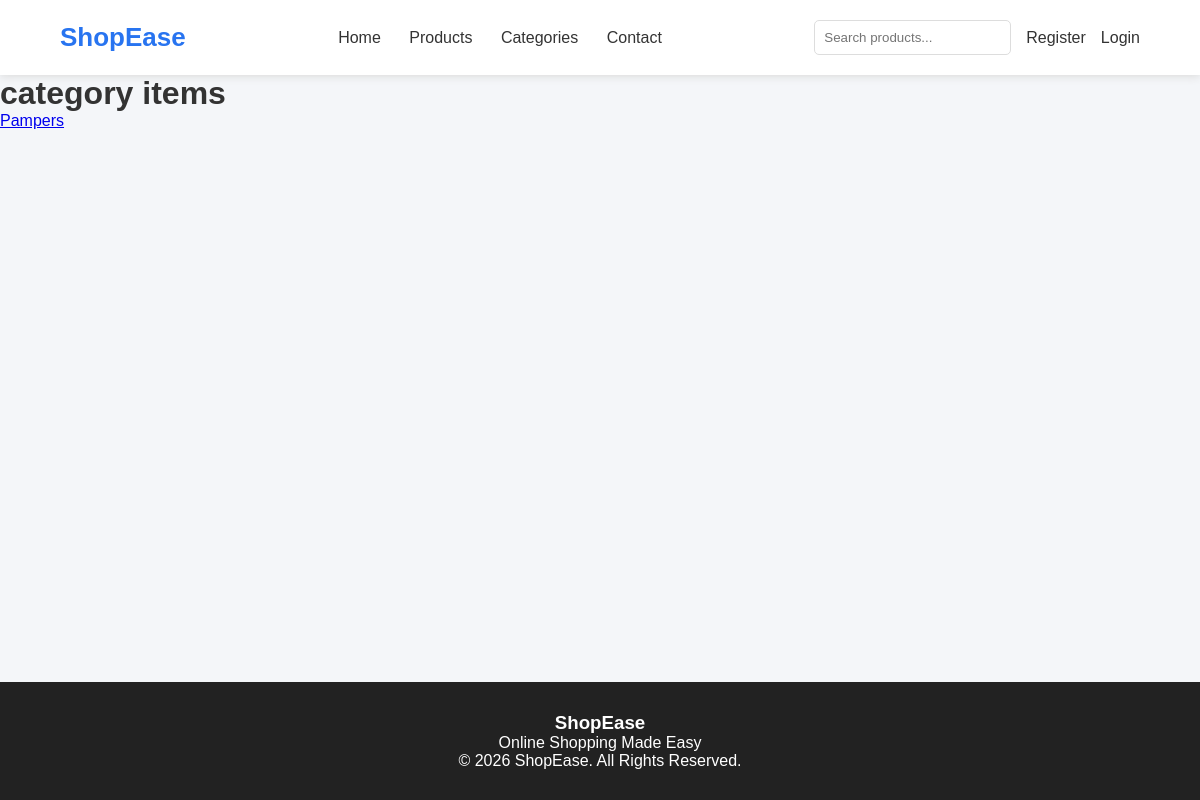
Page /products/categoryitems/5 on the earlier database version.
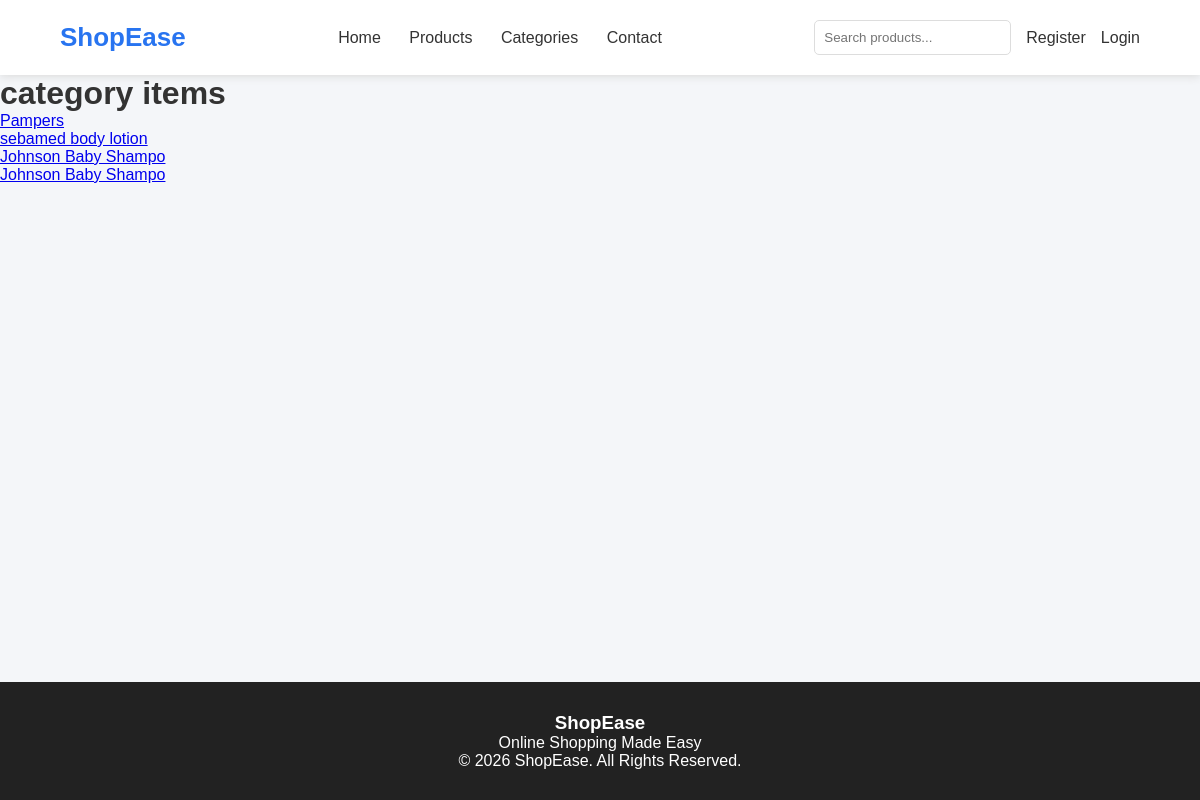
Same page on the later database version.
### products/models.py (models this page shows, shortened)
class Products(models.Model):
    name = models.CharField(max_length=20)
    description = models.TextField(blank=True)
    price = models.IntegerField(blank=True,null=True)
    image = models.ImageField(null=True,upload_to='photos')
    stock = models.PositiveIntegerField()
    created_at = models.DateTimeField(null=True,auto_now_add=True)
    updated_at = models.DateTimeField(null=True,auto_now=True)
    is_available = models.BooleanField()
    slug = models.SlugField(null=True,blank=True)
    cat = models.ForeignKey(Category,on_delete=models.CASCADE,null=True)

### products/views.py (the view)
# urls.py: path('categoryitems/<int:cid>',categoryitemspage,name='categoryitems'),
def categoryitemspage(request,cid):
    catitems = Products.objects.filter(cat_id=cid)
    return render(request,'categoryitems.html',{'catitems':catitems})

### templates/categoryitems.html
{% extends 'base.html' %}
{% block content%}
    <h1>category items</h1>
    {% for i in catitems %}
    <a href="{% url 'prodetails' i.id %}" >
        <p>{{i.name}}</p>
    </a>
    {% endfor %}
{% endblock %}

Differences in the rows shown:
added Products: name "sebamed body lotion"
added Products: name "Johnson Baby Shampo"
added Products: name "Johnson Baby Shampo"
